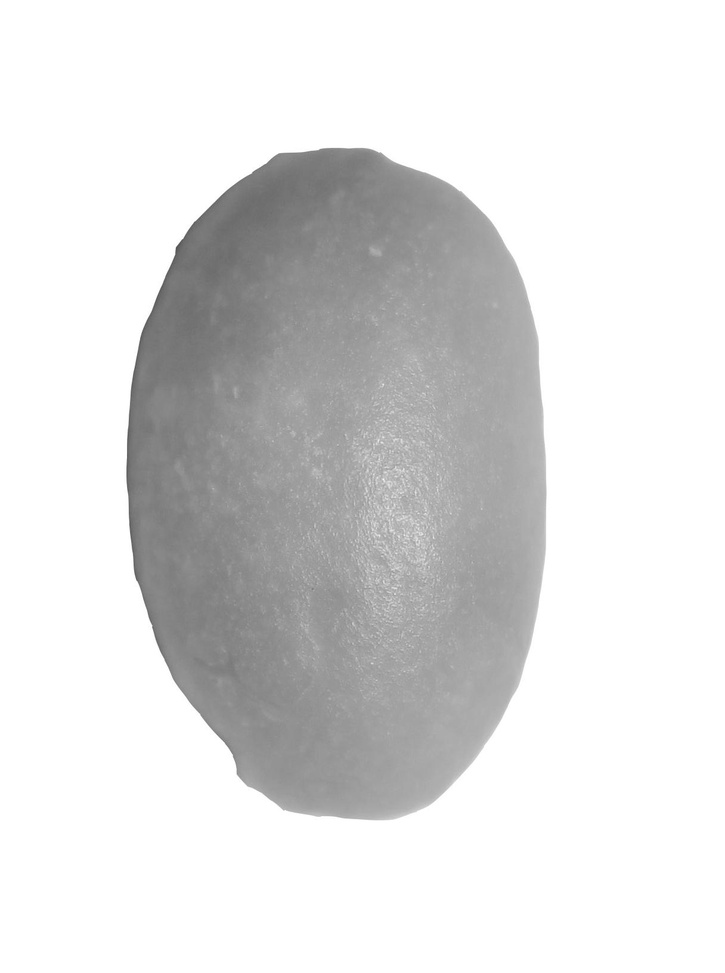
#> input picture WorkshopAI/pertemuan9/img/kopi1.jpg, 725 x 973 px, shrunk from 1216 x 1632 before the run
$ jupyter execute 'pertemuan-9(Moment_Invariant).ipynb'
#> lines starting #> are read from the running program, lines starting #| are printed output that depends on the picture; after the words box and inside, x2 and y2 are one past the last pixel; in counts of white or black regions, pixels touching at a corner belong together
[cell 1]
import cv2

def hu_moments(f):
    features = cv2.HuMoments(cv2.moments(f)).flatten()
    labels = ['Hu_Moments_'+ str(i) for i in range(features.shape[0])]
    return features, labels

[cell 2]
image = cv2.imread("img/kopi1.jpg", cv2.IMREAD_GRAYSCALE)
#> image is the input picture: shape (973, 725); min 81, max 255, mean 221.7
(thresh, im_bw) = cv2.threshold(image, 500, 500, cv2.THRESH_BINARY_INV | cv2.THRESH_OTSU)
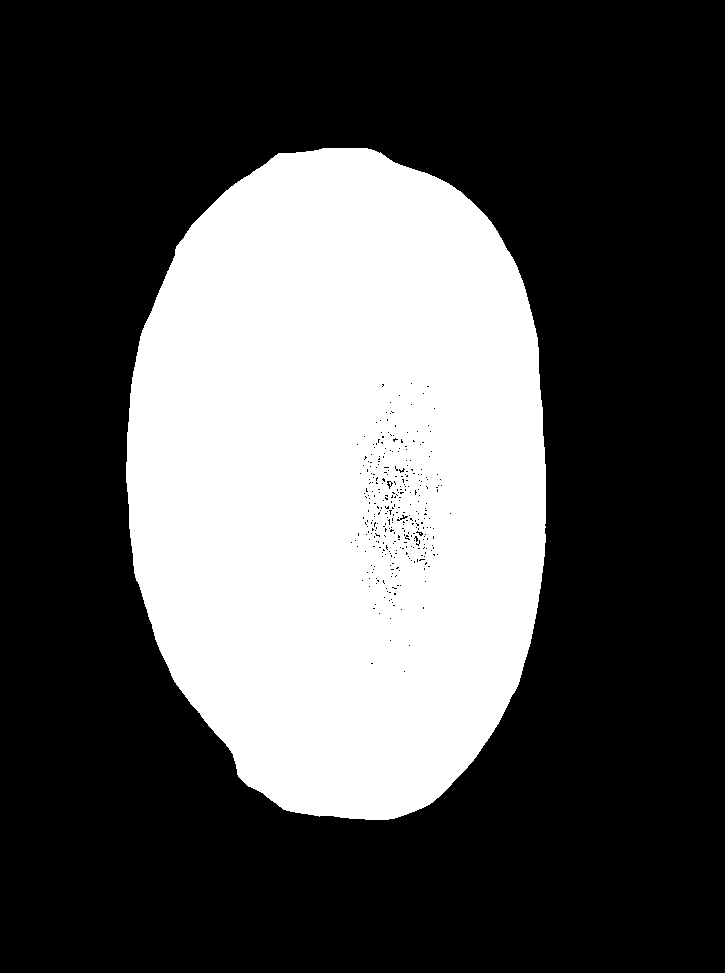
#> im_bw: shape (973, 725); 32.3% white; 2 white regions (1 under 20 px), largest, box (x1, y1, x2, y2) and area: (126, 148, 546, 820) 227520
#> thresh = 203

hu_moments(image)
#> in hu_moments, `features = cv2.HuMoments(cv2.moments(f)).flatten()`: features = [0.00086, 5.82e-08, 5.45e-14, 3.22e-13, -2.16e-26, -3.93e-17, 3.68e-26]
#> Out = ([0.00086, 5.82e-08, 5.45e-14, 3.22e-13, -2.16e-26, -3.93e-17, 3.68e-26], ['Hu_Moments_0', 'Hu_Moments_1', 'Hu_Moments_2', 'Hu_Moments_3', 'Hu_Moments_4', 'Hu_Moments_5', 'Hu_Moments_6'])
